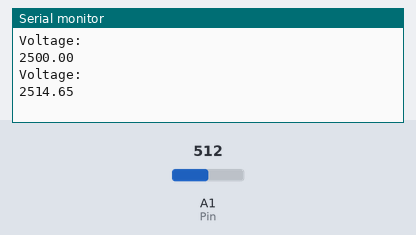
This sketch was run on a simulated Arduino Zero (SAMD21). On the bench: the last lines printed to the serial monitor. The inputs (shaded band) are chosen by the test bench; at power-on: A1 (Pin) = 512.

Above: at 1.2 s.
1.3 s: A1 (Pin) set to 716
At 1.9 s:
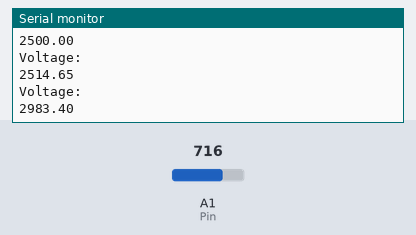
2.8 s: A1 (Pin) set to 900
At 3.6 s:
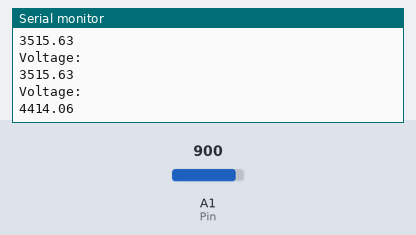
Timing chart, 0 to 5.8 s (numbered marks = the images above; inputs shaded):
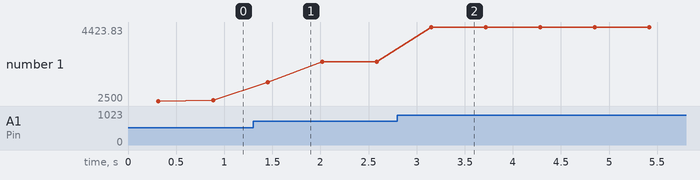

The sketch:

Vref_Calibration.ino
```cpp
#include <Wire.h>

#ifdef ARDUINO_SAMD_VARIANT_COMPLIANCE
  #define RefVal 3.3
  #define SERIAL SerialUSB
#else
  #define RefVal 5.0
  #define SERIAL Serial
#endif
//An OLED Display is required here
//use pin A1
#define Pin A1


int  averageValue = 150;
long sensorValue = 0;

void setup() {
  // put your setup code here, to run once:
 Serial.begin(9600);
}

void loop() {
  // put your main code here, to run repeatedly:


// VREF CALIBRATION
   // Set Reading pins as open and run code to measure voltage from analog pin that
   // the arduino is reading from the current sensor
   // Read the value 10 times:

  for (int i = 0; i < averageValue; i++)
  {
     sensorValue += analogRead(Pin);

    // wait 2 milliseconds before the next loop
    delay(2);

  }

    sensorValue = sensorValue / averageValue;
    // Convert the analog reading (which goes from 0 - 1023) to a voltage (0 - 5V) to mV:
    float voltage = sensorValue * (5.0 / 1024.0)*1000;
    Serial.print("Voltage:\n");
  Serial.print(voltage);
  Serial.print("\n");
 delay(250);
}
```

Measured:
- after the input at 1.3 s, the serial monitor: prints a new line after 0.15 s (image 1)
- after the input at 2.8 s, the serial monitor: prints a new line after 0.35 s (image 2)
- plotted number 1: 2514.65 → 3515.63 after the input at 1.3 s, 3515.63 → 4423.83 after the input at 2.8 s
